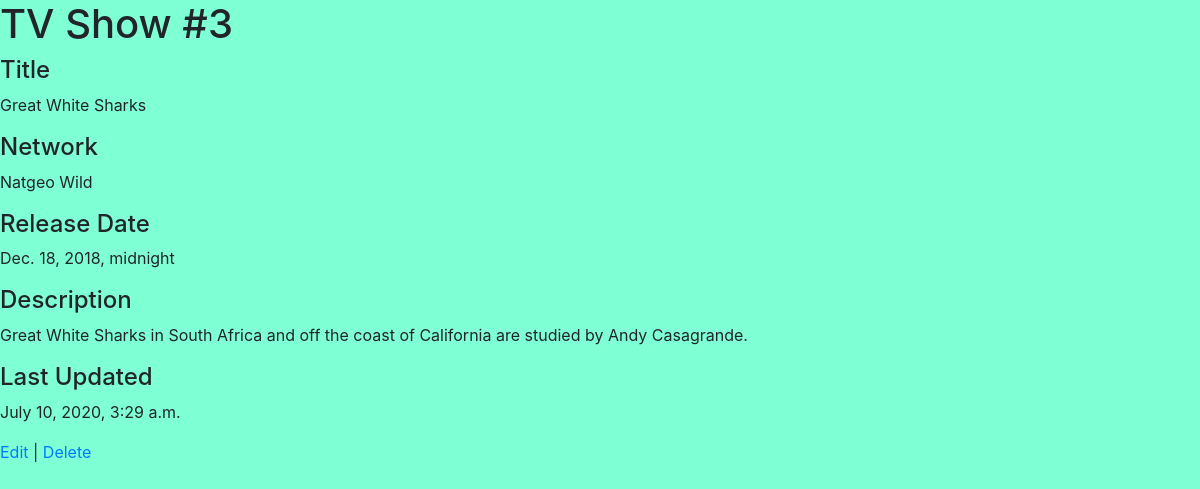
Screenshot of /shows/3 with the database file from the repository.
### shows/models.py (models this page shows)
class Show(models.Model):
    title=models.CharField(max_length=255)
    network=models.CharField(max_length=45)
    release_date=models.DateTimeField()
    description=models.CharField(max_length=255)
    created_at=models.DateTimeField(auto_now_add=True)
    updated_at=models.DateTimeField(auto_now=True)
    objects = ShowManager()

### shows/views.py (the view)
# urls.py: path('shows/<int:show_id>', views.show),
def show(request, show_id):
    one_show = Show.objects.get(id=show_id)
    context = {
        'show': one_show
    }
    return render(request, 'show.html', context)

### shows/templates/show.html (shortened to what this page needs)
<!DOCTYPE html>
<html lang="en">
<head>
    <link href="https://stackpath.bootstrapcdn.com/bootstrap/4.5.0/css/bootstrap.min.css" rel="stylesheet">
    {% load static %}
    <link rel="stylesheet" href="{%static 'css/style.css' %}">
</head>
<body>
    <h1>TV Show #{{show.id}}</h1>
    <h4>Title</h4>
    <p>{{show.title }}</p>
    <h4>Network</h4>
    <p>{{ show.network }}</p>
    <h4>Release Date</h4>
    <p>{{ show.release_date }}</p>
    <h4>Description</h4>
    <p>{{ show.description }}</p>
    <h4>Last Updated</h4>
    <p>{{ show.updated_at }}</p>
    <a href="/shows/{{show.id}}/edit">Edit</a> | <a href="/shows/{{show.id}}/delete">Delete</a>
</body>
</html>

### shows/static/css/style.css (style rules this page uses)
body { background-color:aquamarine; }

### rows the page displays
Show: id "3", title "Great White Sharks", network "Natgeo Wild", release_date "Dec. 18, 2018, midnight", description "Great White Sharks in South Africa and off the coast of California are studied by Andy Casagrande.", updated_at "July 10, 2020, 3:29 a.m."
